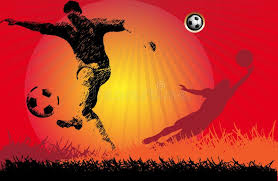
#> input picture app/images/images.jpeg, 278 x 181 px
$ python -i normalization.py   (imports and definitions only)
#> lines starting #> are read from the running program, lines starting #| are printed output that depends on the picture
from __future__ import annotations

from dataclasses import dataclass
from typing import Tuple

import cv2
import numpy as np


@dataclass(frozen=True)
class NormalizationConfig:
    target_size: Tuple[int, int] = (1280, 720)
    apply_gray_world_white_balance: bool = False
    gamma: float = 1.0


class FrameNormalizer:
    def __init__(self, config: NormalizationConfig | None = None) -> None:
        self.config = config or NormalizationConfig()
        self._gamma_table = self._build_gamma_table(self.config.gamma)

    def _build_gamma_table(self, gamma: float) -> np.ndarray | None:
        if gamma <= 0 or abs(gamma - 1.0) < 1e-6:
            return None
        inv_gamma = 1.0 / gamma
        return np.array(
            [((i / 255.0) ** inv_gamma) * 255 for i in np.arange(256)],
            dtype=np.uint8,
        )

    def _apply_gray_world_white_balance(self, frame: np.ndarray) -> np.ndarray:
        b, g, r = cv2.split(frame.astype(np.float32))
        avg_b, avg_g, avg_r = b.mean(), g.mean(), r.mean()
        avg_gray = (avg_b + avg_g + avg_r) / 3.0
        if avg_b > 0:
            b *= avg_gray / avg_b
        if avg_g > 0:
            g *= avg_gray / avg_g
        if avg_r > 0:
            r *= avg_gray / avg_r
        balanced = cv2.merge((b, g, r))
        return np.clip(balanced, 0, 255).astype(np.uint8)

    def _apply_gamma(self, frame: np.ndarray, gamma: float) -> np.ndarray:
        if self._gamma_table is None:
            return frame
        return cv2.LUT(frame, self._gamma_table)

    def normalize(self, frame: np.ndarray) -> np.ndarray:
        if frame is None or frame.size == 0:
            raise ValueError("Input frame is empty")

        normalized = cv2.resize(frame, self.config.target_size, interpolation=cv2.INTER_AREA)
        if self.config.apply_gray_world_white_balance:
            normalized = self._apply_gray_world_white_balance(normalized)
        normalized = self._apply_gamma(normalized, self.config.gamma)
        return normalized

>>> import cv2
>>> picture = cv2.imread('../../app/images/images.jpeg')
#> picture is the input picture: shape (181, 278, 3); mean B, G, R 37.7, 58.6, 184.1
>>> result = FrameNormalizer().normalize(picture)
#> in normalize, `normalized = cv2.resize(frame, self.config.target_size, interpolation=..`:
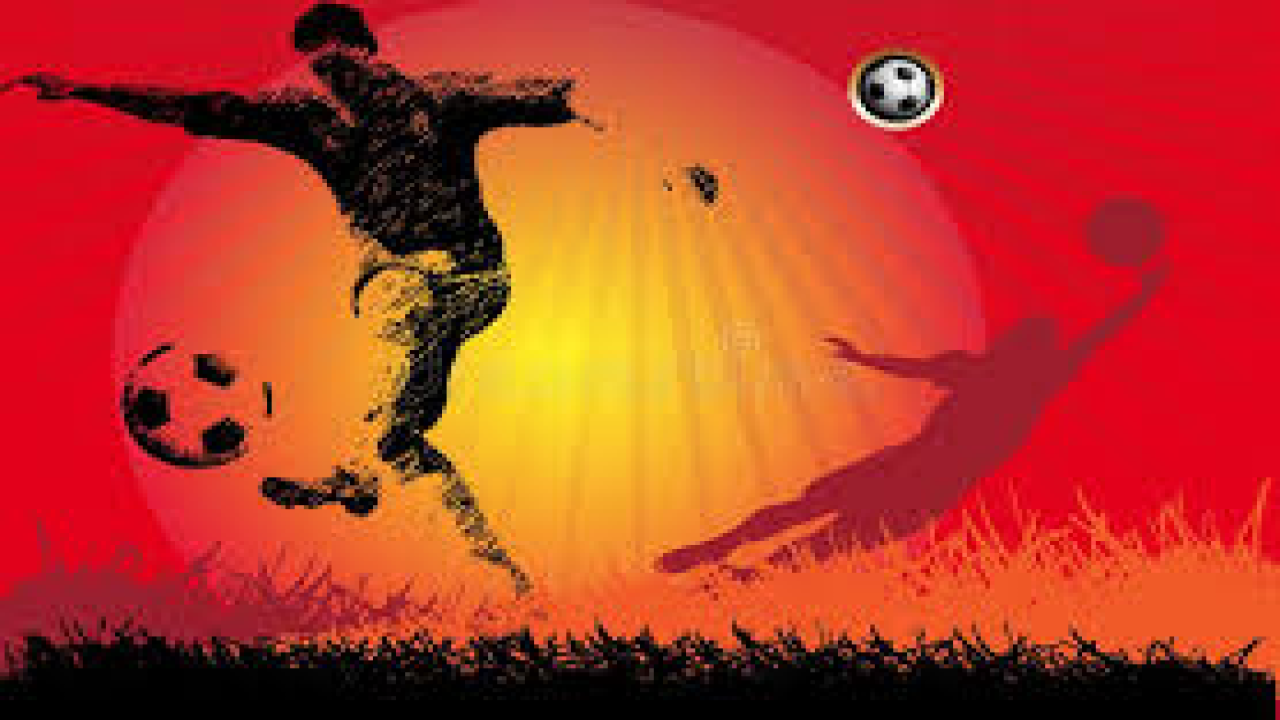
#> normalized: shape (720, 1280, 3); mean B, G, R 37.7, 58.6, 184.1
